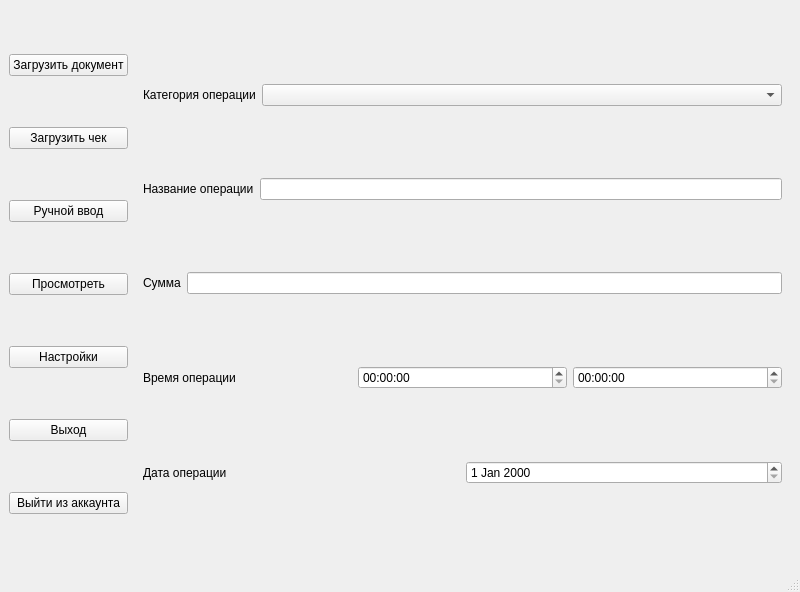
<?xml version="1.0" encoding="UTF-8"?>
<ui version="4.0">
 <class>MainWindow</class>
 <widget class="QMainWindow" name="MainWindow">
  <property name="geometry">
   <rect>
    <x>0</x>
    <y>0</y>
    <width>800</width>
    <height>592</height>
   </rect>
  </property>
  <property name="windowTitle">
   <string>MainWindow</string>
  </property>
  <widget class="QWidget" name="centralwidget">
   <layout class="QHBoxLayout" name="horizontalLayout_11">
    <item>
     <layout class="QVBoxLayout" name="verticalLayout_2">
      <property name="sizeConstraint">
       <enum>QLayout::SizeConstraint::SetMinimumSize</enum>
      </property>
      <item>
       <widget class="QPushButton" name="UploadDocument">
        <property name="text">
         <string>Загрузить документ</string>
        </property>
       </widget>
      </item>
      <item>
       <widget class="QPushButton" name="UploadReceipt">
        <property name="text">
         <string>Загрузить чек</string>
        </property>
       </widget>
      </item>
      <item>
       <widget class="QPushButton" name="ManualInput">
        <property name="text">
         <string>Ручной ввод</string>
        </property>
       </widget>
      </item>
      <item>
       <widget class="QPushButton" name="Viewing">
        <property name="text">
         <string>Просмотреть</string>
        </property>
       </widget>
      </item>
      <item>
       <widget class="QPushButton" name="Settings">
        <property name="text">
         <string>Настройки</string>
        </property>
       </widget>
      </item>
      <item>
       <widget class="QPushButton" name="exit">
        <property name="text">
         <string>Выход</string>
        </property>
       </widget>
      </item>
      <item>
       <widget class="QPushButton" name="OutAccount">
        <property name="text">
         <string>Выйти из аккаунта</string>
        </property>
       </widget>
      </item>
     </layout>
    </item>
    <item>
     <widget class="QStackedWidget" name="stackedWidget">
      <property name="currentIndex">
       <number>1</number>
      </property>
      <widget class="QWidget" name="pageStart">
       <widget class="QWidget" name="horizontalLayoutWidget">
        <property name="geometry">
         <rect>
          <x>0</x>
          <y>0</y>
          <width>641</width>
          <height>591</height>
         </rect>
        </property>
        <layout class="QHBoxLayout" name="horizontalLayout_2">
         <property name="sizeConstraint">
          <enum>QLayout::SizeConstraint::SetMinimumSize</enum>
         </property>
         <item>
          <layout class="QVBoxLayout" name="verticalLayout_4">
           <property name="sizeConstraint">
            <enum>QLayout::SizeConstraint::SetMinimumSize</enum>
           </property>
           <item>
            <widget class="QLabel" name="label">
             <property name="sizePolicy">
              <sizepolicy hsizetype="Fixed" vsizetype="Fixed">
               <horstretch>0</horstretch>
               <verstretch>0</verstretch>
              </sizepolicy>
             </property>
             <property name="text">
              <string>Вкладка пока что не выбранна</string>
             </property>
            </widget>
           </item>
          </layout>
         </item>
        </layout>
       </widget>
      </widget>
      <widget class="QWidget" name="pageManualInput">
       <layout class="QVBoxLayout" name="verticalLayout_6">
        <item>
         <layout class="QHBoxLayout" name="horizontalLayout_4">
          <item>
           <widget class="QLabel" name="label_2">
            <property name="sizePolicy">
             <sizepolicy hsizetype="Fixed" vsizetype="Fixed">
              <horstretch>0</horstretch>
              <verstretch>0</verstretch>
             </sizepolicy>
            </property>
            <property name="text">
             <string>Категория операции</string>
            </property>
           </widget>
          </item>
          <item>
           <widget class="QComboBox" name="comboBox"/>
          </item>
         </layout>
        </item>
        <item>
         <layout class="QHBoxLayout" name="horizontalLayout_12">
          <item>
           <widget class="QLabel" name="label_8">
            <property name="text">
             <string>Название операции</string>
            </property>
           </widget>
          </item>
          <item>
           <widget class="QLineEdit" name="lineEdit"/>
          </item>
         </layout>
        </item>
        <item>
         <layout class="QHBoxLayout" name="horizontalLayout_13">
          <item>
           <widget class="QLabel" name="label_9">
            <property name="text">
             <string>Сумма</string>
            </property>
           </widget>
          </item>
          <item>
           <widget class="QLineEdit" name="lineEdit_2"/>
          </item>
         </layout>
        </item>
        <item>
         <layout class="QHBoxLayout" name="horizontalLayout_14">
          <item>
           <widget class="QLabel" name="label_10">
            <property name="text">
             <string>Время операции</string>
            </property>
           </widget>
          </item>
          <item>
           <widget class="QTimeEdit" name="timeEdit">
            <property name="currentSection">
             <enum>QDateTimeEdit::Section::HourSection</enum>
            </property>
           </widget>
          </item>
          <item>
           <widget class="QTimeEdit" name="timeEdit_2">
            <property name="currentSection">
             <enum>QDateTimeEdit::Section::MinuteSection</enum>
            </property>
           </widget>
          </item>
         </layout>
        </item>
        <item>
         <layout class="QHBoxLayout" name="horizontalLayout_15">
          <item>
           <widget class="QLabel" name="label_11">
            <property name="text">
             <string>Дата операции</string>
            </property>
           </widget>
          </item>
          <item>
           <widget class="QDateEdit" name="dateEdit"/>
          </item>
         </layout>
        </item>
       </layout>
      </widget>
      <widget class="QWidget" name="page_3"/>
      <widget class="QWidget" name="page_4"/>
      <widget class="QWidget" name="page_5"/>
     </widget>
    </item>
   </layout>
  </widget>
  <widget class="QStatusBar" name="statusbar"/>
 </widget>
 <resources/>
 <connections/>
</ui>
